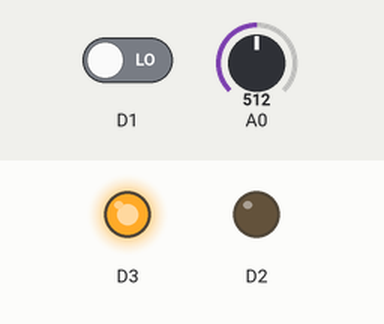
Recording of a sketch running on a simulated ESP8266 (NodeMCU). Shown: output pins drawn as LEDs (lit = HIGH). The inputs (shaded band) are chosen by the test bench; at power-on: A0 = 512, D1 LOW.

Above: at 1.8 s.
1.9 s: A0 set to 122
At 2.7 s:
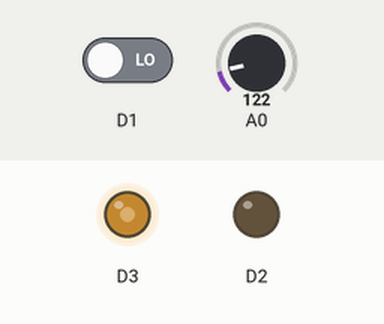
3.5 s: D1 driven HIGH
At 5.2 s:
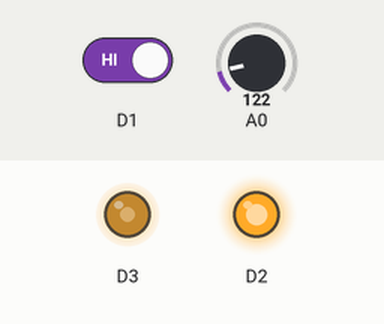
5.5 s: A0 set to 0
At 6.9 s:
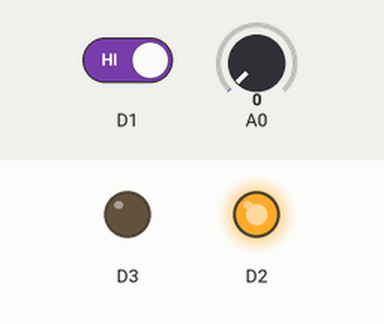
7.5 s: D1 driven LOW
At 8.5 s:
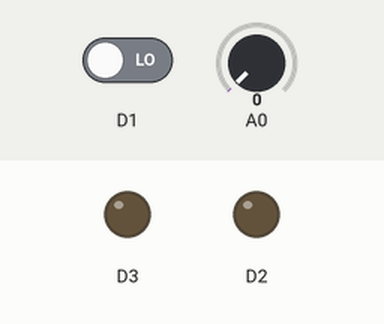
9.5 s: A0 set to 306
At 11.2 s:
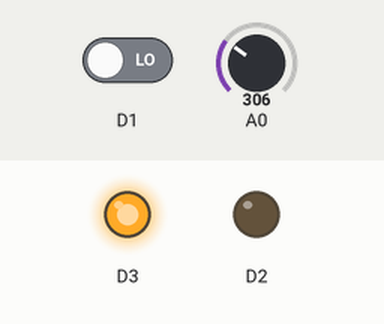
11.5 s: D1 driven HIGH
At 12.7 s:
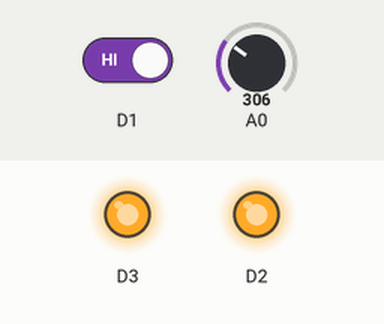
Timing chart, 0 to 14.5 s (numbered marks = the images above; inputs shaded):
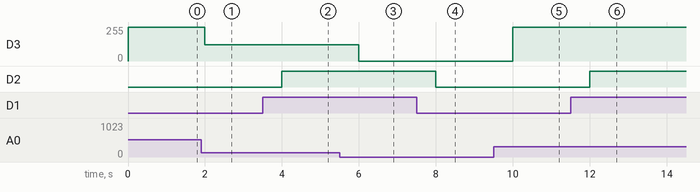

Measured:
- after the input at 1.9 s, D3: 255/255 → 122/255 after 0.10 s
- after the input at 3.5 s, D2: LOW → HIGH after 0.50 s
- after the input at 5.5 s, D3: 122/255 → 0/255 after 0.50 s
- after the input at 7.5 s, D2: HIGH → LOW after 0.50 s
- after the input at 9.5 s, D3: 0/255 → 255/255 after 0.50 s
- after the input at 11.5 s, D2: LOW → HIGH after 0.50 s

The sketch:

app.ino
```cpp
#include "Arduino.h"
#include "src/LED/LED.hpp"
#include "src/Sensor/Sensor.hpp"

Sensor _analogSensor(A0);
Sensor _digitalSensor(D1);
LED _led1(D2);
LED _led2(D3);

void setup()
{

}

void loop()
{
  bool led1Active = _digitalSensor.DigitalRead();
  int led2PWMValue = _analogSensor.AnalogRead();

  if (led1Active)
  {
    _led1.On();
  }
  else
  {
    _led1.Off();
  }

  _led2.PWM(led2PWMValue);

  delay(1000);

}
```

LED.cpp
```cpp
#include <Arduino.h>
#include "LED.hpp"

LED::LED(int pin)
{
    pinMode(pin, OUTPUT);
    _outputPin = pin;
}

void LED::On(){
  digitalWrite(_outputPin, HIGH);
}

void LED::Off(){
  digitalWrite(_outputPin, LOW);
}

void LED::PWM(int val){
  analogWrite(_outputPin, val);
}
```

LED.hpp
```cpp
#ifndef LED_H
#define LED_H

#include "Arduino.h"

class LED
{
    public:
        LED(int outputPin);
        void On();
        void Off();
        void PWM(int val);

    private:
        int _outputPin;

};

#endif
```

Sensor.cpp
```cpp
#include "Arduino.h"
#include "Sensor.hpp"

Sensor::Sensor(int pin){
  _pin = pin;
  pinMode(pin, INPUT);
}

bool Sensor::DigitalRead(){
  return digitalRead(_pin);
}

int Sensor::AnalogRead(){
  return analogRead(_pin);
}
```

Sensor.hpp
```cpp
#ifndef Sensor_H
#define Sensor_H

#include "Arduino.h"

class Sensor
{
    public:
        Sensor(int pin);
        int AnalogRead();
        bool DigitalRead();

    private:
        int _pin;

};

#endif
```
